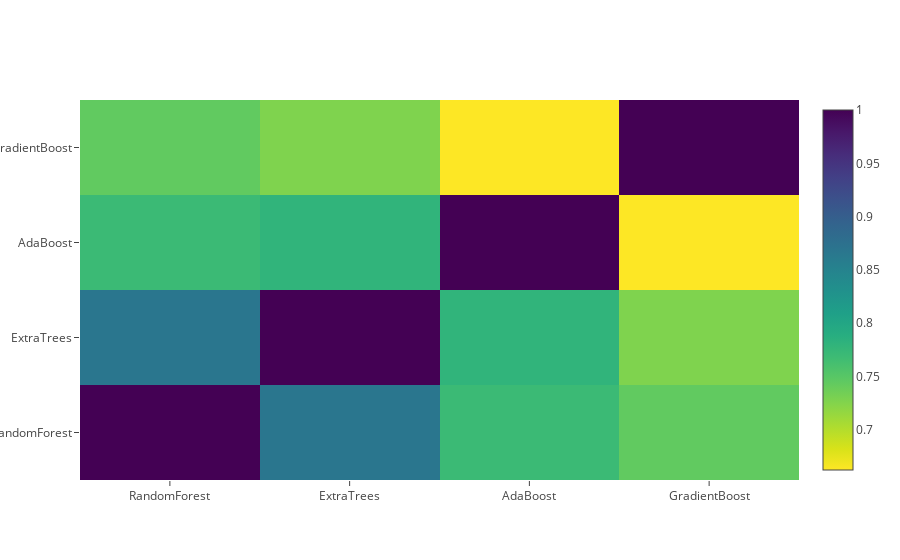

The code cell stored with this chart in its notebook:
### Markdown cell above
### 二级训练集的相关热图

### Code cell
data = [
    go.Heatmap(
        z= base_predictions_train.astype(float).corr().values ,
        x=base_predictions_train.columns.values,
        y= base_predictions_train.columns.values,
          colorscale='Viridis',
            showscale=True,
            reversescale = True
    )
]
py.iplot(data, filename='labelled-heatmap')

### Figure 1 — Plotly figure (JSON) as saved in the notebook; plotly's stock layout.template omitted (floating-point values rounded to 4 significant figures)
{"data": [{"colorscale": "Viridis", "reversescale": true, "showscale": true, "type": "heatmap", "uid": "fb75dad1-c60f-4984-920c-c56661cbb6bd", "x": ["RandomForest", "ExtraTrees", "AdaBoost", "GradientBoost"], "y": ["RandomForest", "ExtraTrees", "AdaBoost", "GradientBoost"], "z": [[1, 0.8671, 0.7704, 0.7443], [0.8671, 1, 0.7798, 0.7273], [0.7704, 0.7798, 1, 0.6624], [0.7443, 0.7273, 0.6624, 1]]}], "layout": {}}
